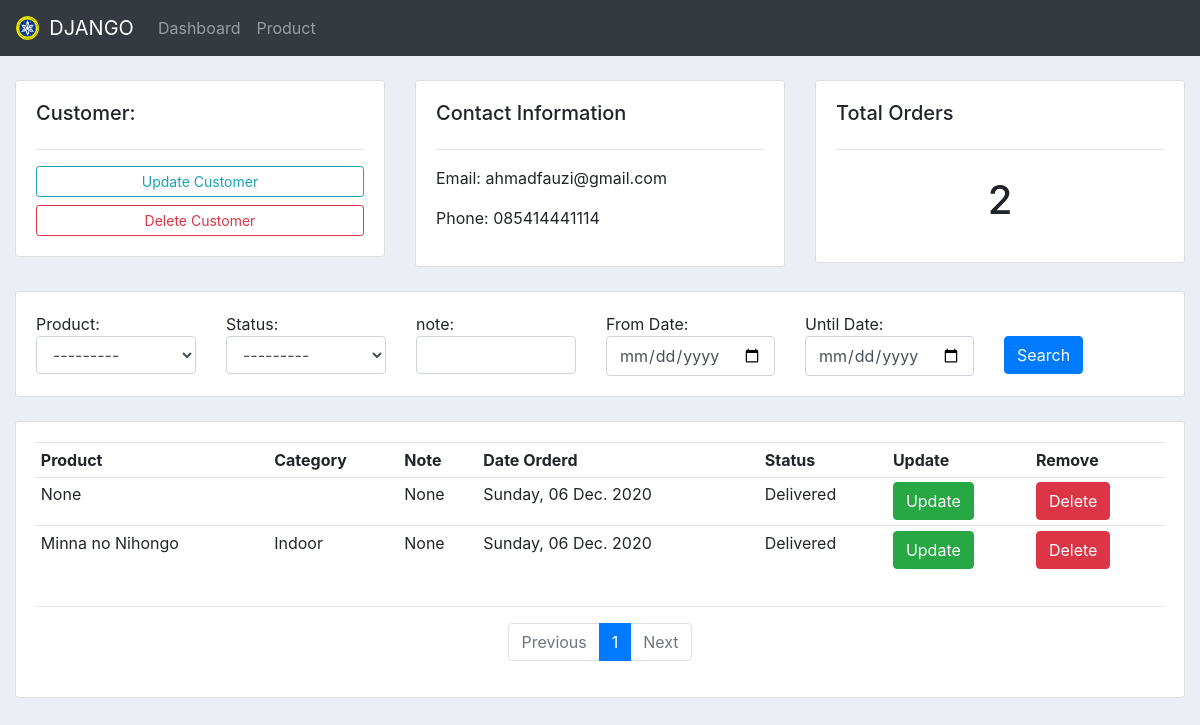
The app's page /custumer/2, older data.
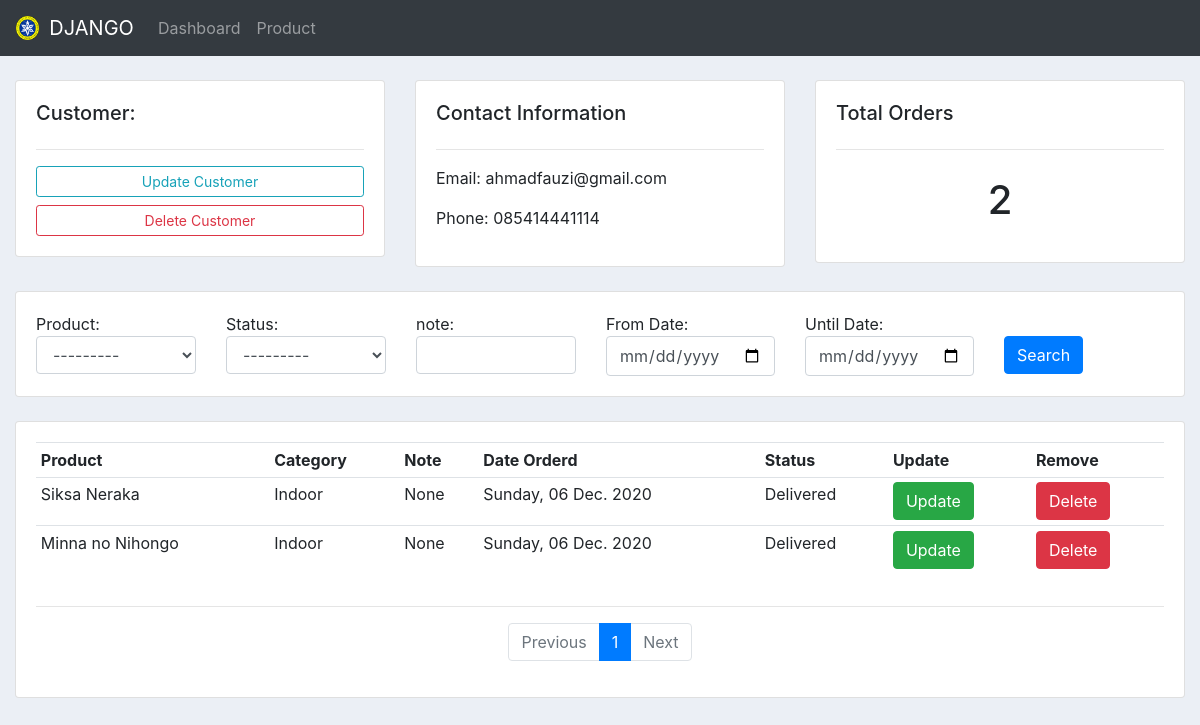
The same page, newer data.
### Asyari/models.py (models this page shows, shortened)
class Order(models.Model):
    STATUS = (
        ('Pending', 'Pending'),
        ('Out for delivery', 'Out for delivery'),
        ('Delivered', 'Delivered'),
    )
    custumer = models.ForeignKey(Custumer, null=True, on_delete=models.SET_NULL)
    product = models.ForeignKey(Product, null=True, on_delete=models.SET_NULL)
    date_created = models.DateTimeField(auto_now_add=True, null=True)
    status = models.CharField(max_length=200, null=True, choices=STATUS)
    note = models.CharField(max_length=200, blank=True, null=True)

class Product(models.Model):
    CATEGORY = (
        ('Indoor', 'Indoor'),
        ('Out Door', 'Out Door'),
    )
    name = models.CharField(max_length=200, blank=True, null=True)
    price = models.IntegerField(blank=True, null=True)
    category = models.CharField(max_length=200, blank=True, null=True, choices=CATEGORY)
    description = models.CharField(max_length=200, blank=True, null=True)
    date_created = models.DateTimeField(auto_now_add=True, null=True)
    tag = models.ManyToManyField(Tag)
    def __str__(self):
        return self.name

### Asyari/views.py (the view)
# urls.py: path('custumer/<str:pk>', views.custumer, name='custumer'),
def custumer(request,pk):
    detailcustumer = Custumer.objects.get(id=pk)
    order_custumer = detailcustumer.order_set.all()
    total_custumer = order_custumer.count()
    filter_order   = OrderFilter(request.GET, queryset=order_custumer)
    order_custumer = filter_order.qs
    halaman_tampil = Paginator(order_custumer, 2)
    halaman_url    = request.GET.get('halaman',1)
    halaman_order  = halaman_tampil.get_page(halaman_url)
    if halaman_order.has_previous():
        url_previous = f'?halaman={halaman_order.previous_page_number()}'
    else:
        url_previous = ''
    if halaman_order.has_next():
        url_next = f'?halaman={halaman_order.next_page_number()}'
    else:
        url_next = ''
    context = {
        'judul': 'Halaman Konsumen',
        'custumer': detailcustumer,
        'halaman_order_custumer':halaman_order,
        'data_total_custumer': total_custumer,
        'filter_data_order': filter_order,
        'previous' : url_previous,
        'next' : url_next,
    }
    return render(request, 'data/custumer.html', context)

### Asyari/templates/data/custumer.html (shortened to what the changed rows need)
{% extends "data/main.html" %}
{% load widget_tweaks %}
{% block content %}
<br>
<div class="container-fluid">
    <div class="row">
        <div class="col-md-4">
            <div class="card card-body">
                <h1 style="text-align: center;padding: 10px">{{ data_total_custumer }}</h1>
            </div>
        </div>
    </div>
    <br>
    <br>
    <div class="row">
        <div class="col-md">
            <div class="card card-body">
                <table class="table table-sm">
                    <tr>
                        <th>Product</th>
                        <th>Category</th>
                        <th>Note</th>
                        <th>Date Orderd</th>
                        <th>Status</th>
                        <th>Update</th>
                        <th>Remove</th>
                    </tr>
                    {% for tampil_order_custumer in halaman_order_custumer.object_list %}
                    <tr>
                        <td>{{ tampil_order_custumer.product }}</td>
                        <td>{{ tampil_order_custumer.product.category }}</td>
                        <td>{{ tampil_order_custumer.note}}</td>
                        <td>{{ tampil_order_custumer.date_created|date:"l, d N Y" }}</td>
                        <td>{{ tampil_order_custumer.status }}</td>
                        <td><a href="{% url 'update_order' tampil_order_custumer.id %}"
                                class="btn btn-success">Update</a></td>
                        <td><a href="{% url 'delete_order' tampil_order_custumer.id %}"
                                class="btn btn-danger">Delete</a></td>
                    </tr>
                    {% endfor %}
                </table>
            </div>
        </div>
    </div>
</div>
{% endblock content %}

Row changes from the older to the newer data that the page shows:
changed Order: product "None" → "Siksa Neraka"; product.category (not shown) → "Indoor"
